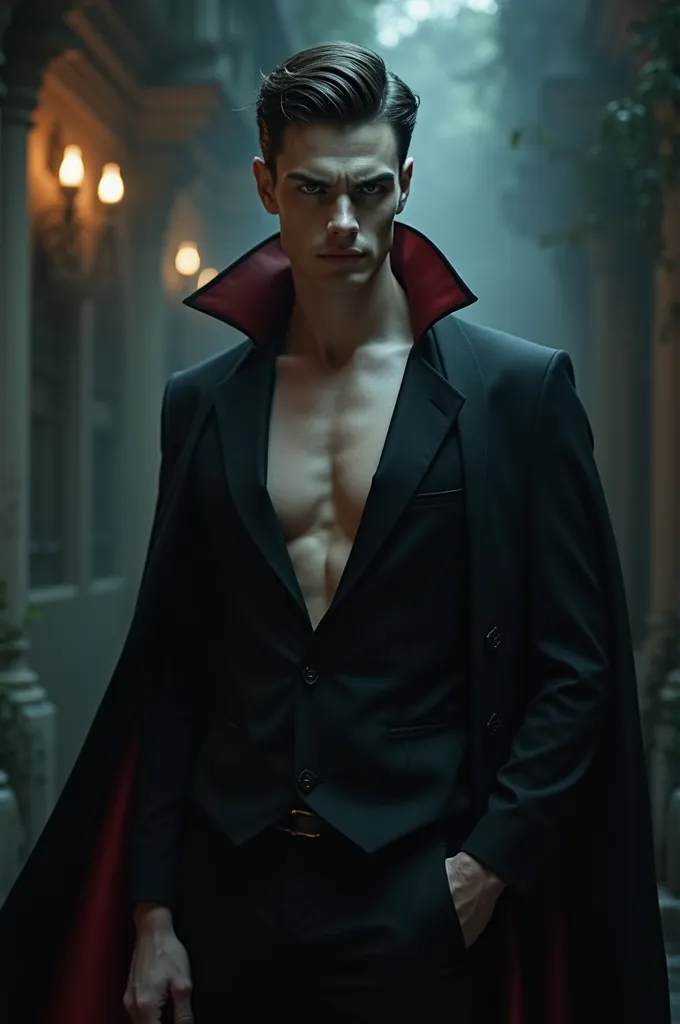
//> input picture img2.bmp, 680 x 1024 px
$ ./color   (built with g++ and OpenCV 4)
//> lines starting //> are read from the running program, lines starting //| are printed output that depends on the picture; after the words box and inside, x2 and y2 are one past the last pixel; in counts of white or black regions, pixels touching at a corner belong together
#include "opencv2/opencv.hpp"
#include <iostream>

using namespace cv;
using namespace std;

String folder = "/home/test/Desktop/opencv/opencv/cppOpen/build/data/";

int main()
{
    Mat src = imread(folder + "img2.bmp", IMREAD_COLOR);
//> src is the input picture: 1024 rows x 680 cols, CV_8UC3; mean B, G, R 44, 44.8, 36.6

    Vec3b &pixel = src.at<Vec3b>(0, 0);
//> pixel = [22, 26, 23]
    cout << pixel[0] << " " << pixel[1] << " " << pixel[2] << " " << endl;
    imshow("img1", src);

    for (int i = 0; i < 100; i++)
    {
        for (int j = 0; j < 100; j++)
        {
            Vec3b &pixel = src.at<Vec3b>(i, j);
            pixel[0] = i;
            pixel[1] = j;
            pixel[2] = 0;
        }
    }
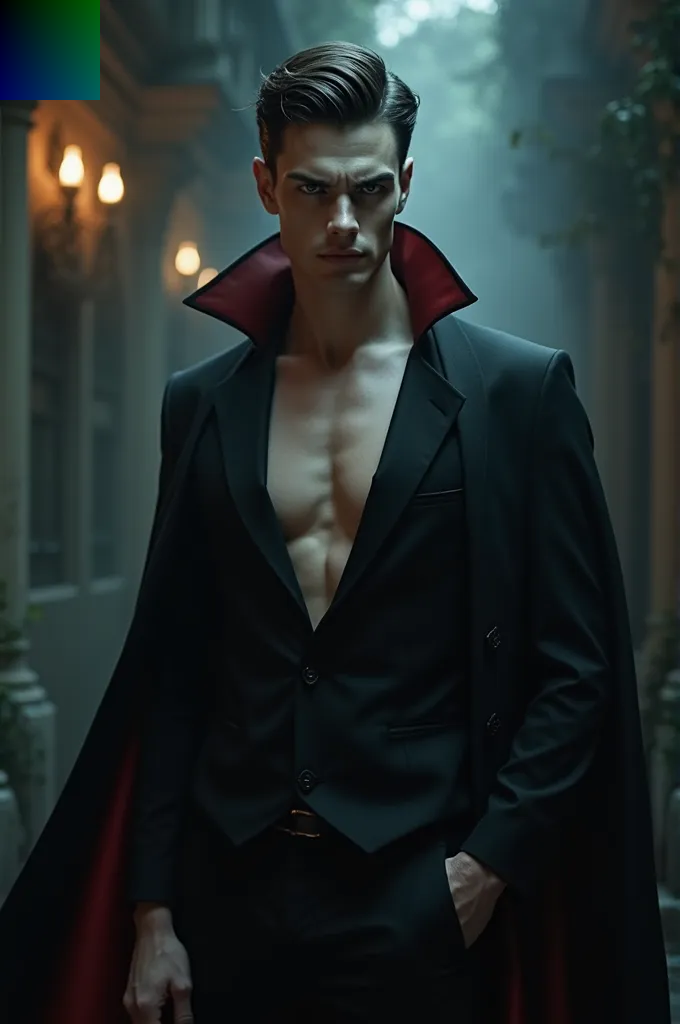
//> src: 1024 rows x 680 cols, CV_8UC3; 1.44% of pixels changed, all inside (x1, y1, x2, y2) = (0, 0, 100, 100)
    imshow("img2", src);
    waitKey();
    return 0;
}
